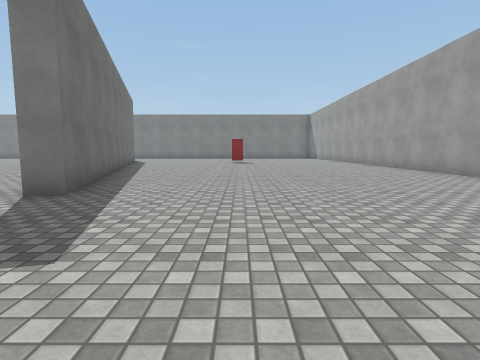
view 1 (above)

24 first-person views from a walk through a Unity game level. The camera is 1.2 m above the floor, tilts 6° down and sees 80° across. The floor is counted in squares, 2 m on a side. Each view is taken from the middle of a square. On the plan, view 1 faces up. The plan holds only what a view shows up to about 9 squares ahead; the rest is blank. The player character is not drawn. Surface patterns are stand-ins for the level's own textures.

view 2
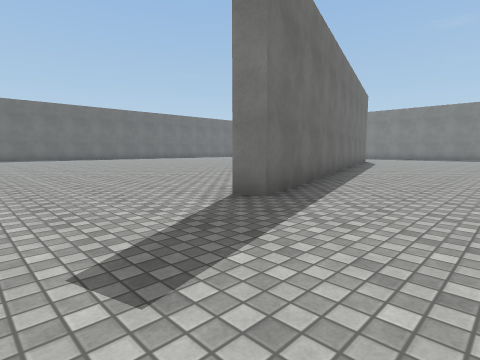

view 3
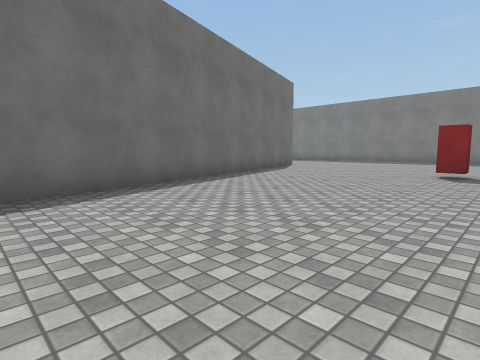

view 4
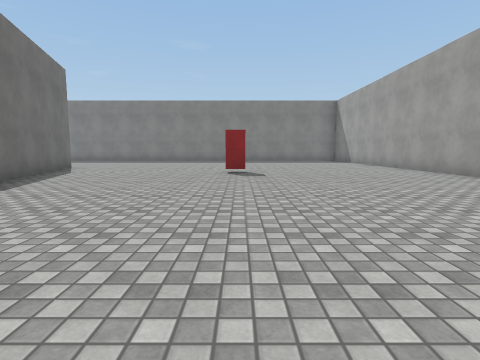

view 5
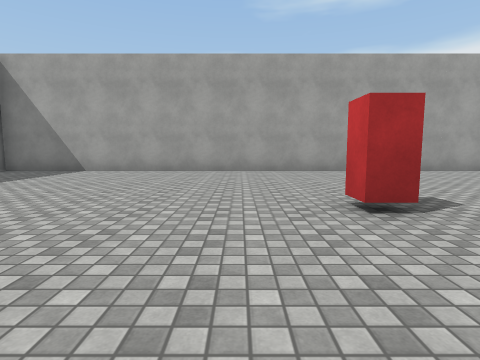

view 6
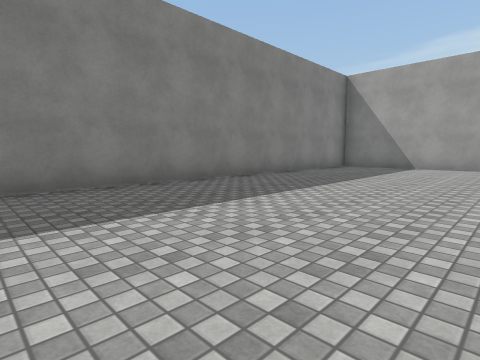

view 7
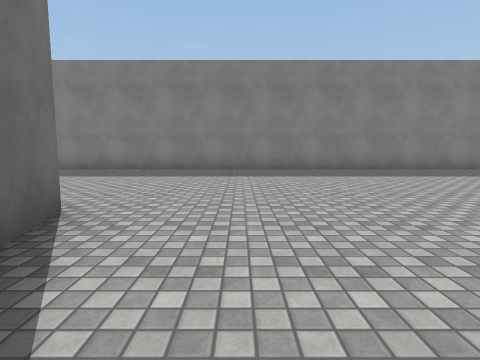

view 8
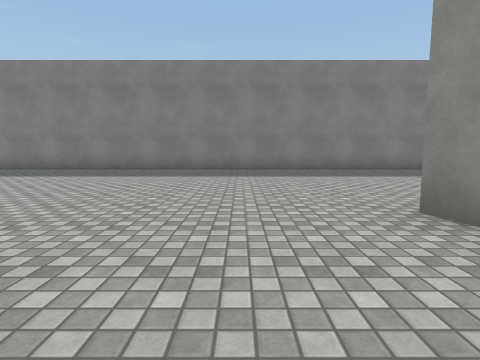

view 9
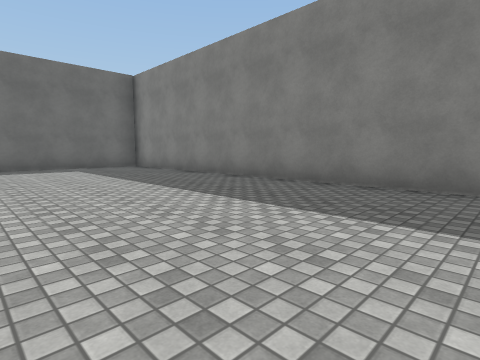

view 10
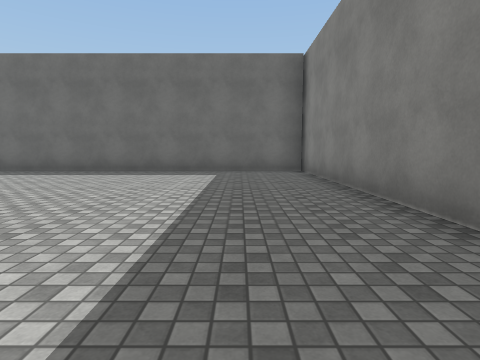

view 11
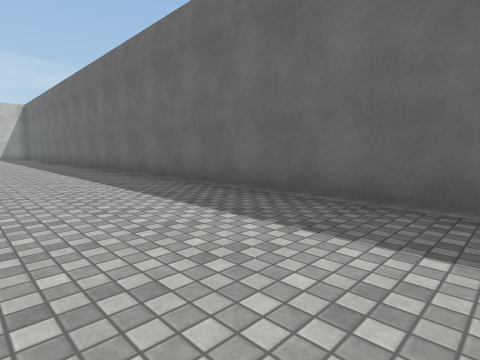

view 12
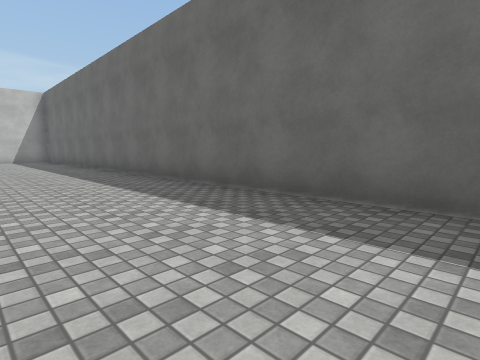

view 13
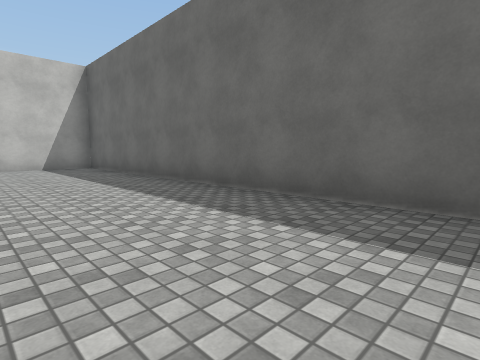

view 14
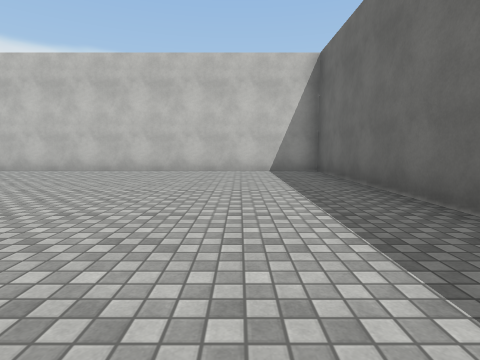

view 15
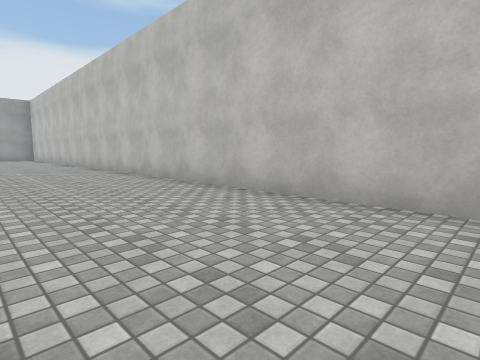

view 16
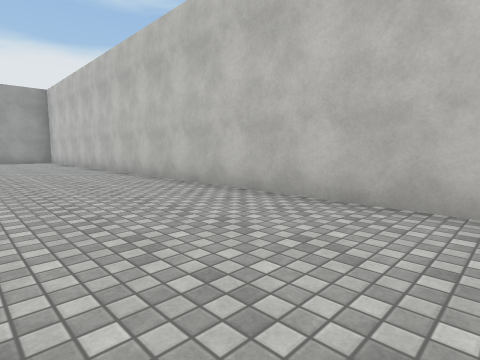

view 17
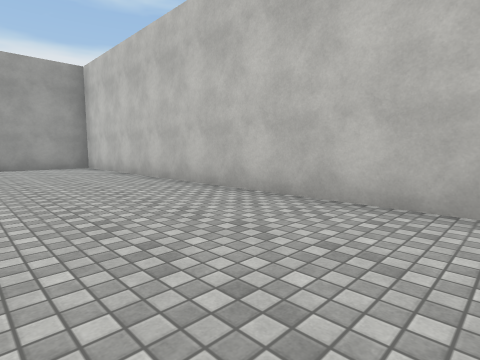

view 18
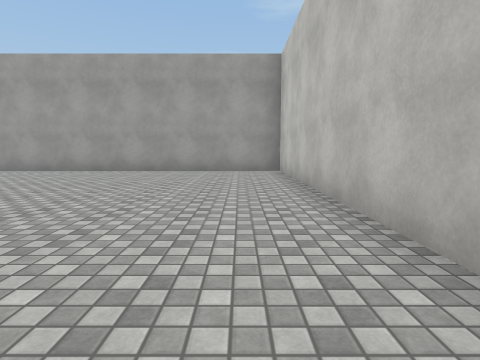

view 19
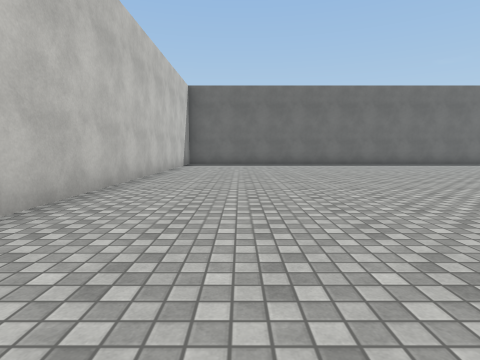

view 20
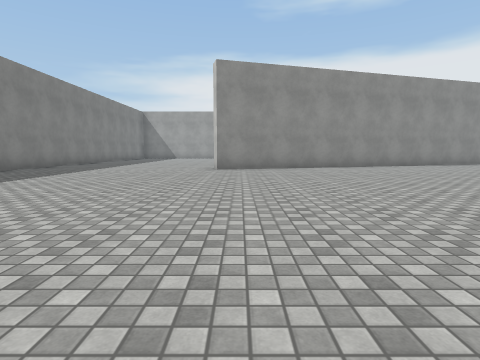

view 21
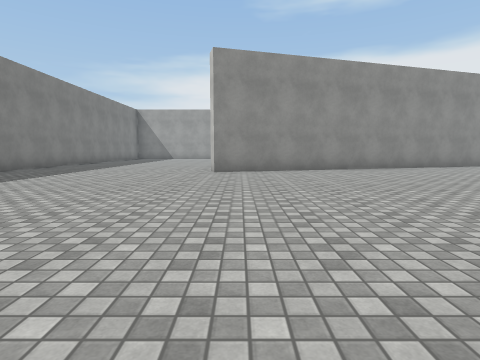

view 22
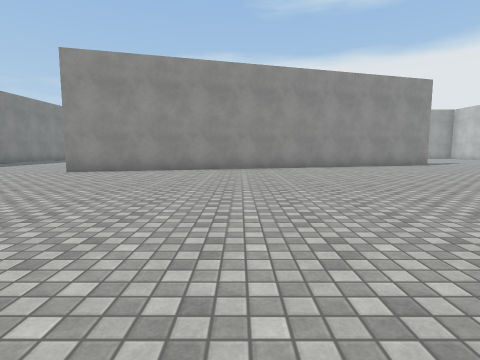

view 23
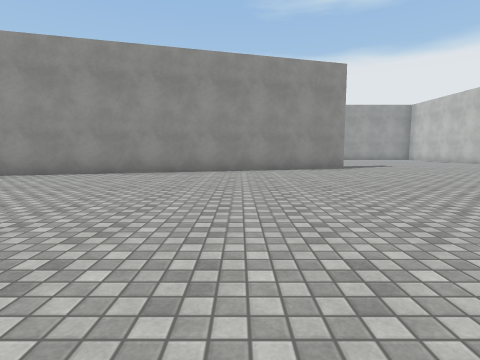

view 24
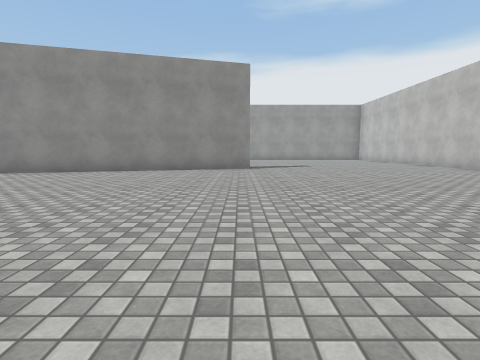

### Floor plan
Points are (right, up) in squares from view 1. A wall is a line through its corners. A room is listed if a view was taken in it or the views show most of it. See-through windows are left out.
Room 1 (views 1, 2, 3, 4, 5, 6, 7, 8, 9, 10, 11, 12, 13, 14, 15, 16, 17, 18, 19, 20, 21, 22, 23, 24)
walls: (-2.9, 4) (-6.3, 15.8); (-5.8, 15.9) (-2.3, 3.8) (-2.9, 3.7); (5.2, 11.9) (5.2, 21.8); (3.4, 21.8) (-19.2, 21.8) (-19.2, -3.2) (5.2, -3.2) (5.2, 9.9)
objects: other object (0, 13)

Positions as (right, up) in squares from view 1, and headings:
1: (0, 0), facing up
2: (0, 1), facing up-left
3: (1, 6), facing up-left
4: (0, 6), facing up
5: (-3, 15), facing right
6: (-5, 17), facing up-right
7: (-4, 13), facing up
8: (-8, 13), facing up
9: (-9, 17), facing up-left
10: (-11, 20), facing left
11: (-16, 18), facing down-left
12: (-16, 13), facing down-left
13: (-16, 7), facing down-left
14: (-17, 5), facing down
15: (-14, 0), facing down-right
16: (-10, 0), facing down-right
17: (-5, 0), facing down-right
18: (-3, -2), facing right
19: (-7, -1), facing left
20: (-15, 15), facing right
21: (-14, 15), facing right
22: (-14, 11), facing right
23: (-12, 7), facing right
24: (-12, 4), facing right
